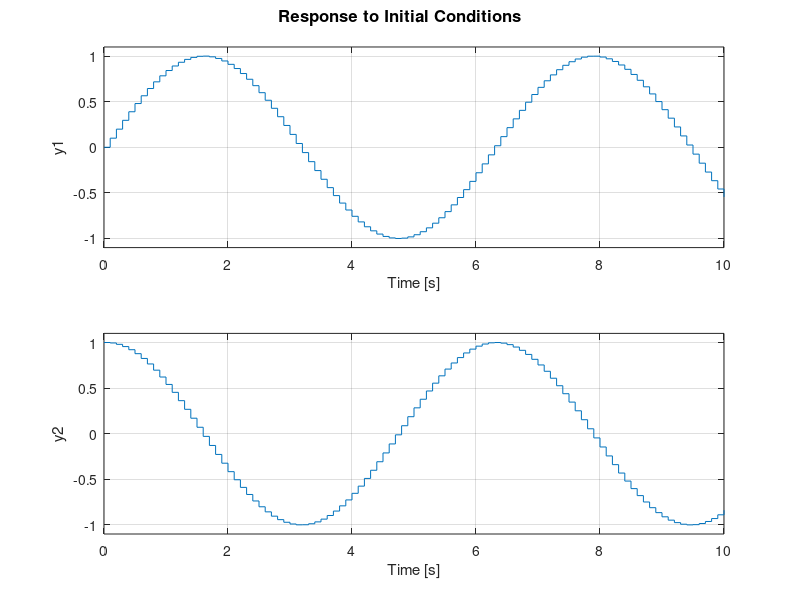
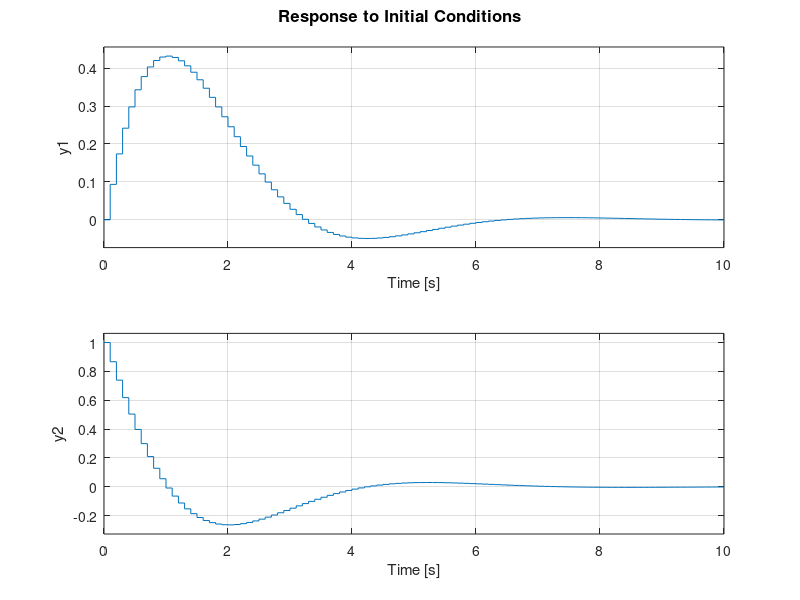

These charts were generated, in order, by the following MATLAB code:
clear;
clc;

%% Parametri
orizzonte=10;
campionamento=0.1;
dimensione=(orizzonte/campionamento) +1;
x=zeros(2,dimensione);
u=zeros(1,dimensione-1);
x(:,1)=[0 1]';
A=[0 1; -1 0];
B=[0 1]';
C=eye(2);
D=[0 0]';
sys = ss(A,B,C,D);
sysd = c2d(sys,campionamento);
Ad=sysd.A;
Bd=sysd.B;

%% Stabilità
autovalori_continuo=eig(A);
autovalori_discreto=abs(eig(sysd.A));
figure(1);
initial(sysd,x(:,1),orizzonte);

%% Ottimizzazione
Q=eye(2);
Qf=Q;
R=1;
[K,S,E] = dlqr(Ad,Bd,Q,R);

%% Stabilità ciclo chiuso
Ad_chiuso=Ad-Bd*K;
autovalori_discreto_chiuso=abs(eig(Ad_chiuso));
sysd_chiuso=ss(Ad_chiuso,Bd,C,D,campionamento);
figure(2);
initial(sysd_chiuso,x(:,1),orizzonte);



